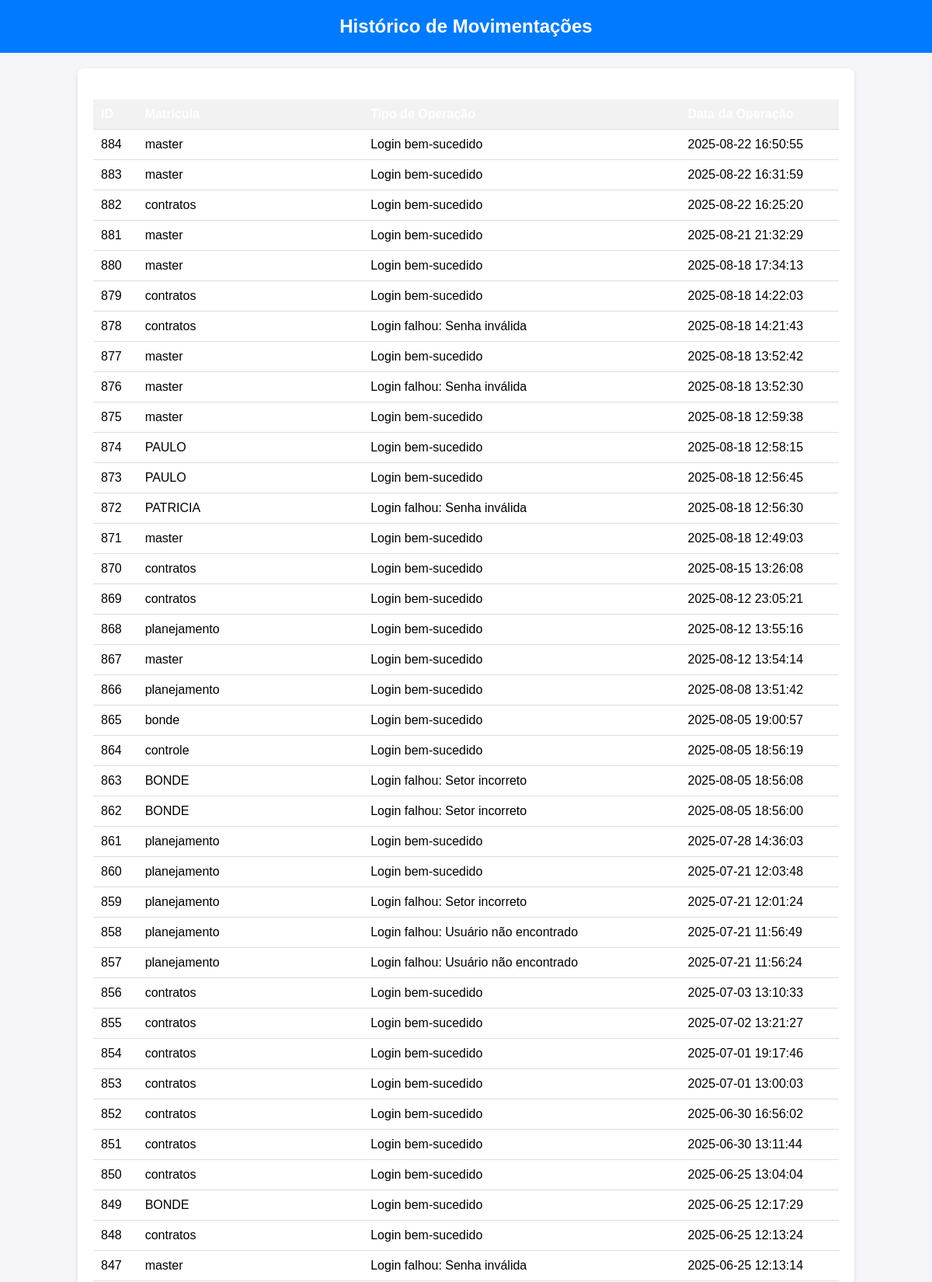
/histrorico.php (upper part), run on the app's committed database.
### tables this page shows
CREATE TABLE `log_eventos` (
  `id` int(11) NOT NULL,
  `matricula` varchar(255) NOT NULL,
  `tipo_operacao` varchar(255) NOT NULL,
  `data_operacao` timestamp NOT NULL DEFAULT current_timestamp()
);

### histrorico.php (the view, shortened to what this page needs)
<?php
include 'banco.php';
$query = "SELECT id, matricula, tipo_operacao, data_operacao FROM log_eventos ORDER BY data_operacao DESC";
try {
    $result = $con->query($query);
    if ($result->num_rows > 0) {
        $logEventos = $result->fetch_all(MYSQLI_ASSOC);
    } else {
        $logEventos = [];
    }
} catch (Exception $e) {
    echo "Erro ao consultar a tabela log_eventos: " . $e->getMessage();
    exit();
}
?>
<!DOCTYPE html>
<html lang="pt-BR">
<head>
     <link rel="stylesheet" href="src/style/log.css">
</head>
<body>
    <div class="header">Histórico de Movimentações</div>
    <div class="container">
        <?php if (empty($logEventos)): ?>
            <p class="no-data">Nenhuma movimentação registrada no sistema.</p>
        <?php else: ?>
            <table>
                <thead>
                    <tr>
                        <th>ID</th>
                        <th>Matrícula</th>
                        <th>Tipo de Operação</th>
                        <th>Data da Operação</th>
                    </tr>
                </thead>
                <tbody>
                    <?php foreach ($logEventos as $evento): ?>
                        <tr>
                            <td><?php echo htmlspecialchars($evento['id']); ?></td>
                            <td><?php echo htmlspecialchars($evento['matricula']); ?></td>
                            <td><?php echo htmlspecialchars($evento['tipo_operacao']); ?></td>
                            <td><?php echo htmlspecialchars($evento['data_operacao']); ?></td>
                        </tr>
                    <?php endforeach; ?>
                </tbody>
            </table>
        <?php endif; ?>
    </div>
</body>
</html>

### src/style/log.css (style rules this page uses)
table { width: 100%; border-collapse: collapse; }
th, td { padding: 8px; text-align: left; border-bottom: 1px solid #ddd; }
th { background-color: #f2f2f2; }
body { font-family: Arial, sans-serif; background-color: #f4f4f9; margin: 0; padding: 0; }
.header { background-color: #007bff; color: white; text-align: center; padding: 20px 0; font-size: 24px; font-weight: bold; }
.container { margin: 20px auto; width: 80%; background-color: #fff; padding: 20px; border-radius: 8px; box-shadow: 0 2px 5px rgba(0, 0, 0, 0.1); }
table { width: 100%; border-collapse: collapse; margin-top: 20px; }
thead { background-color: #007bff; color: white; }
thead th { padding: 10px; text-align: left; }
tbody tr { border-bottom: 1px solid #ddd; }
tbody td { padding: 10px; text-align: left; }

### data on the page
log_eventos: id "884", matricula "master", tipo_operacao "Login bem-sucedido", data_operacao "2025-08-22 16:50:55"
log_eventos: id "883", matricula "master", tipo_operacao "Login bem-sucedido", data_operacao "2025-08-22 16:31:59"
log_eventos: id "882", matricula "contratos", tipo_operacao "Login bem-sucedido", data_operacao "2025-08-22 16:25:20"
log_eventos: id "881", matricula "master", tipo_operacao "Login bem-sucedido", data_operacao "2025-08-21 21:32:29"
log_eventos: id "880", matricula "master", tipo_operacao "Login bem-sucedido", data_operacao "2025-08-18 17:34:13"
log_eventos: id "879", matricula "contratos", tipo_operacao "Login bem-sucedido", data_operacao "2025-08-18 14:22:03"
log_eventos: id "878", matricula "contratos", tipo_operacao "Login falhou: Senha inválida", data_operacao "2025-08-18 14:21:43"
log_eventos: id "877", matricula "master", tipo_operacao "Login bem-sucedido", data_operacao "2025-08-18 13:52:42"
log_eventos: id "876", matricula "master", tipo_operacao "Login falhou: Senha inválida", data_operacao "2025-08-18 13:52:30"
log_eventos: id "875", matricula "master", tipo_operacao "Login bem-sucedido", data_operacao "2025-08-18 12:59:38"
log_eventos: id "874", matricula "PAULO", tipo_operacao "Login bem-sucedido", data_operacao "2025-08-18 12:58:15"
log_eventos: id "873", matricula "PAULO", tipo_operacao "Login bem-sucedido", data_operacao "2025-08-18 12:56:45"
log_eventos: id "872", matricula "PATRICIA", tipo_operacao "Login falhou: Senha inválida", data_operacao "2025-08-18 12:56:30"
log_eventos: id "871", matricula "master", tipo_operacao "Login bem-sucedido", data_operacao "2025-08-18 12:49:03"
log_eventos: id "870", matricula "contratos", tipo_operacao "Login bem-sucedido", data_operacao "2025-08-15 13:26:08"
log_eventos: id "869", matricula "contratos", tipo_operacao "Login bem-sucedido", data_operacao "2025-08-12 23:05:21"
log_eventos: id "868", matricula "planejamento", tipo_operacao "Login bem-sucedido", data_operacao "2025-08-12 13:55:16"
log_eventos: id "867", matricula "master", tipo_operacao "Login bem-sucedido", data_operacao "2025-08-12 13:54:14"
log_eventos: id "866", matricula "planejamento", tipo_operacao "Login bem-sucedido", data_operacao "2025-08-08 13:51:42"
log_eventos: id "865", matricula "bonde", tipo_operacao "Login bem-sucedido", data_operacao "2025-08-05 19:00:57"
log_eventos: id "864", matricula "controle", tipo_operacao "Login bem-sucedido", data_operacao "2025-08-05 18:56:19"
log_eventos: id "863", matricula "BONDE", tipo_operacao "Login falhou: Setor incorreto", data_operacao "2025-08-05 18:56:08"
log_eventos: id "862", matricula "BONDE", tipo_operacao "Login falhou: Setor incorreto", data_operacao "2025-08-05 18:56:00"
log_eventos: id "861", matricula "planejamento", tipo_operacao "Login bem-sucedido", data_operacao "2025-07-28 14:36:03"
log_eventos: id "860", matricula "planejamento", tipo_operacao "Login bem-sucedido", data_operacao "2025-07-21 12:03:48"
log_eventos: id "859", matricula "planejamento", tipo_operacao "Login falhou: Setor incorreto", data_operacao "2025-07-21 12:01:24"
log_eventos: id "858", matricula "planejamento", tipo_operacao "Login falhou: Usuário não encontrado", data_operacao "2025-07-21 11:56:49"
log_eventos: id "857", matricula "planejamento", tipo_operacao "Login falhou: Usuário não encontrado", data_operacao "2025-07-21 11:56:24"
log_eventos: id "856", matricula "contratos", tipo_operacao "Login bem-sucedido", data_operacao "2025-07-03 13:10:33"
log_eventos: id "855", matricula "contratos", tipo_operacao "Login bem-sucedido", data_operacao "2025-07-02 13:21:27"
log_eventos: id "854", matricula "contratos", tipo_operacao "Login bem-sucedido", data_operacao "2025-07-01 19:17:46"
log_eventos: id "853", matricula "contratos", tipo_operacao "Login bem-sucedido", data_operacao "2025-07-01 13:00:03"
log_eventos: id "852", matricula "contratos", tipo_operacao "Login bem-sucedido", data_operacao "2025-06-30 16:56:02"
log_eventos: id "851", matricula "contratos", tipo_operacao "Login bem-sucedido", data_operacao "2025-06-30 13:11:44"
log_eventos: id "850", matricula "contratos", tipo_operacao "Login bem-sucedido", data_operacao "2025-06-25 13:04:04"
log_eventos: id "849", matricula "BONDE", tipo_operacao "Login bem-sucedido", data_operacao "2025-06-25 12:17:29"
log_eventos: id "848", matricula "contratos", tipo_operacao "Login bem-sucedido", data_operacao "2025-06-25 12:13:24"
log_eventos: id "847", matricula "master", tipo_operacao "Login falhou: Senha inválida", data_operacao "2025-06-25 12:13:14"
